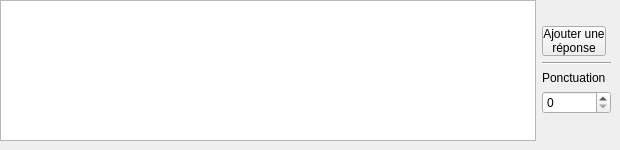
           <widget class="QWidget" name="page_2">
            <widget class="QWidget" name="horizontalLayoutWidget_3">
             <property name="geometry">
              <rect>
               <x>0</x>
               <y>0</y>
               <width>611</width>
               <height>141</height>
              </rect>
             </property>
             <layout class="QHBoxLayout" name="horizontalLayout_13">
              <item>
               <widget class="QListWidget" name="listWidget_qcm"/>
              </item>
              <item>
               <layout class="QVBoxLayout" name="verticalLayout_7">
                <property name="leftMargin">
                 <number>0</number>
                </property>
                <item>
                 <spacer name="verticalSpacer_3">
                  <property name="orientation">
                   <enum>Qt::Vertical</enum>
                  </property>
                  <property name="sizeHint" stdset="0">
                   <size>
                    <width>20</width>
                    <height>40</height>
                   </size>
                  </property>
                 </spacer>
                </item>
                <item>
                 <widget class="QPushButton" name="pushButton_add_reponse_qcm">
                  <property name="styleSheet">
                   <string notr="true">margin-right:5px;</string>
                  </property>
                  <property name="text">
                   <string>Ajouter une
réponse</string>
                  </property>
                 </widget>
                </item>
                <item>
                 <widget class="Line" name="line_3">
                  <property name="orientation">
                   <enum>Qt::Horizontal</enum>
                  </property>
                 </widget>
                </item>
                <item>
                 <widget class="QLabel" name="label_3">
                  <property name="text">
                   <string>Ponctuation</string>
                  </property>
                 </widget>
                </item>
                <item>
                 <widget class="QSpinBox" name="spinBox_ponctuation_qcm"/>
                </item>
                <item>
                 <spacer name="verticalSpacer_2">
                  <property name="orientation">
                   <enum>Qt::Vertical</enum>
                  </property>
                  <property name="sizeHint" stdset="0">
                   <size>
                    <width>20</width>
                    <height>40</height>
                   </size>
                  </property>
                 </spacer>
                </item>
               </layout>
              </item>
             </layout>
            </widget>
           </widget>
